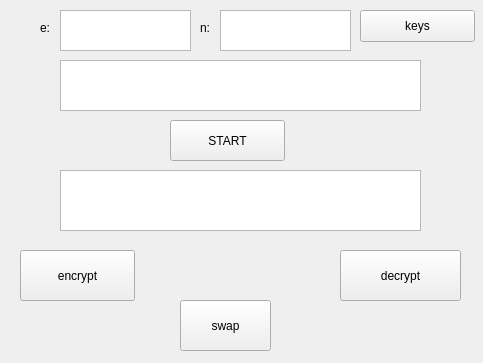
<?xml version="1.0" encoding="UTF-8"?>
<ui version="4.0">
 <class>MainWindow</class>
 <widget class="QMainWindow" name="MainWindow">
  <property name="enabled">
   <bool>true</bool>
  </property>
  <property name="geometry">
   <rect>
    <x>0</x>
    <y>0</y>
    <width>483</width>
    <height>363</height>
   </rect>
  </property>
  <property name="windowTitle">
   <string>MainWindow</string>
  </property>
  <property name="windowIcon">
   <iconset>
    <normaloff>zamok.ico</normaloff>
    <normalon>zamok.ico</normalon>
    <activeon>zamok.ico</activeon>
    <selectedon>zamok.ico</selectedon>zamok.ico</iconset>
  </property>
  <property name="documentMode">
   <bool>true</bool>
  </property>
  <widget class="QWidget" name="centralWidget">
   <widget class="QTextEdit" name="textEdit">
    <property name="geometry">
     <rect>
      <x>60</x>
      <y>60</y>
      <width>361</width>
      <height>51</height>
     </rect>
    </property>
   </widget>
   <widget class="QTextEdit" name="textEdit_2">
    <property name="geometry">
     <rect>
      <x>60</x>
      <y>170</y>
      <width>361</width>
      <height>61</height>
     </rect>
    </property>
    <property name="textInteractionFlags">
     <set>Qt::TextSelectableByKeyboard|Qt::TextSelectableByMouse</set>
    </property>
   </widget>
   <widget class="QPushButton" name="pushButton">
    <property name="geometry">
     <rect>
      <x>340</x>
      <y>250</y>
      <width>121</width>
      <height>51</height>
     </rect>
    </property>
    <property name="text">
     <string>decrypt</string>
    </property>
   </widget>
   <widget class="QPushButton" name="pushButton_2">
    <property name="geometry">
     <rect>
      <x>20</x>
      <y>250</y>
      <width>115</width>
      <height>51</height>
     </rect>
    </property>
    <property name="text">
     <string>encrypt</string>
    </property>
   </widget>
   <widget class="QPushButton" name="pushButton_3">
    <property name="geometry">
     <rect>
      <x>170</x>
      <y>120</y>
      <width>115</width>
      <height>41</height>
     </rect>
    </property>
    <property name="text">
     <string>START</string>
    </property>
   </widget>
   <widget class="QPushButton" name="pushButton_4">
    <property name="geometry">
     <rect>
      <x>180</x>
      <y>300</y>
      <width>91</width>
      <height>51</height>
     </rect>
    </property>
    <property name="text">
     <string>swap</string>
    </property>
   </widget>
   <widget class="QTextEdit" name="textEdit_3">
    <property name="geometry">
     <rect>
      <x>60</x>
      <y>10</y>
      <width>131</width>
      <height>41</height>
     </rect>
    </property>
   </widget>
   <widget class="QTextEdit" name="textEdit_4">
    <property name="geometry">
     <rect>
      <x>220</x>
      <y>10</y>
      <width>131</width>
      <height>41</height>
     </rect>
    </property>
   </widget>
   <widget class="QLabel" name="label">
    <property name="geometry">
     <rect>
      <x>40</x>
      <y>20</y>
      <width>59</width>
      <height>16</height>
     </rect>
    </property>
    <property name="text">
     <string>е:</string>
    </property>
   </widget>
   <widget class="QLabel" name="label_2">
    <property name="geometry">
     <rect>
      <x>200</x>
      <y>20</y>
      <width>59</width>
      <height>16</height>
     </rect>
    </property>
    <property name="text">
     <string>n:</string>
    </property>
   </widget>
   <widget class="QPushButton" name="pushButton_5">
    <property name="geometry">
     <rect>
      <x>360</x>
      <y>10</y>
      <width>115</width>
      <height>32</height>
     </rect>
    </property>
    <property name="text">
     <string>keys</string>
    </property>
   </widget>
   <zorder>textEdit</zorder>
   <zorder>pushButton</zorder>
   <zorder>pushButton_2</zorder>
   <zorder>pushButton_3</zorder>
   <zorder>textEdit_2</zorder>
   <zorder>pushButton_4</zorder>
   <zorder>textEdit_3</zorder>
   <zorder>textEdit_4</zorder>
   <zorder>label</zorder>
   <zorder>label_2</zorder>
   <zorder>pushButton_5</zorder>
  </widget>
 </widget>
 <layoutdefault spacing="6" margin="11"/>
 <resources/>
 <connections/>
</ui>
